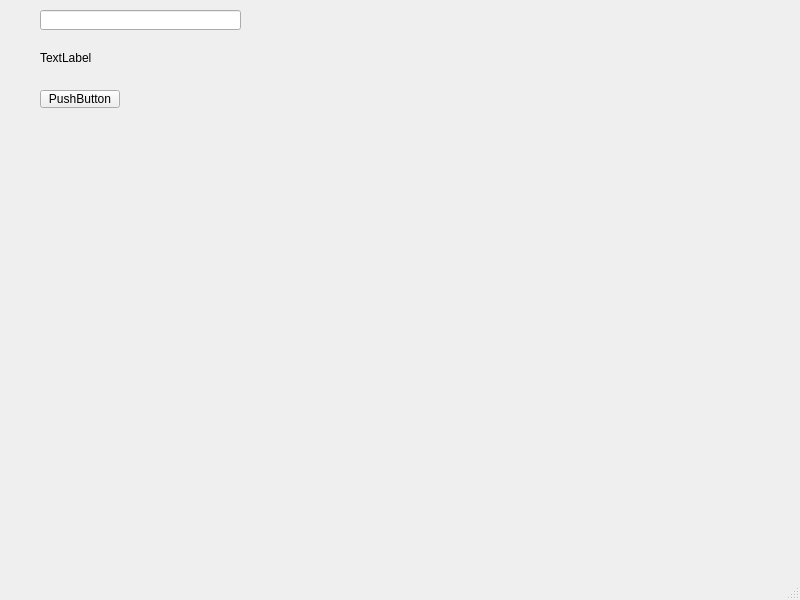
<?xml version="1.0" encoding="UTF-8"?>
<ui version="4.0">
 <class>MainWindow</class>
 <widget class="QMainWindow" name="MainWindow">
  <property name="geometry">
   <rect>
    <x>0</x>
    <y>0</y>
    <width>800</width>
    <height>600</height>
   </rect>
  </property>
  <property name="windowTitle">
   <string>MainWindow</string>
  </property>
  <widget class="QWidget" name="centralwidget">
   <widget class="QLineEdit" name="lineEdit">
    <property name="geometry">
     <rect>
      <x>40</x>
      <y>10</y>
      <width>201</width>
      <height>20</height>
     </rect>
    </property>
   </widget>
   <widget class="QLabel" name="labelResult">
    <property name="geometry">
     <rect>
      <x>40</x>
      <y>50</y>
      <width>241</width>
      <height>16</height>
     </rect>
    </property>
    <property name="text">
     <string>TextLabel</string>
    </property>
   </widget>
   <widget class="QPushButton" name="btnShow">
    <property name="geometry">
     <rect>
      <x>40</x>
      <y>90</y>
      <width>80</width>
      <height>18</height>
     </rect>
    </property>
    <property name="text">
     <string>PushButton</string>
    </property>
   </widget>
  </widget>
  <widget class="QMenuBar" name="menubar">
   <property name="geometry">
    <rect>
     <x>0</x>
     <y>0</y>
     <width>800</width>
     <height>17</height>
    </rect>
   </property>
  </widget>
  <widget class="QStatusBar" name="statusbar"/>
 </widget>
 <resources/>
 <connections/>
</ui>
